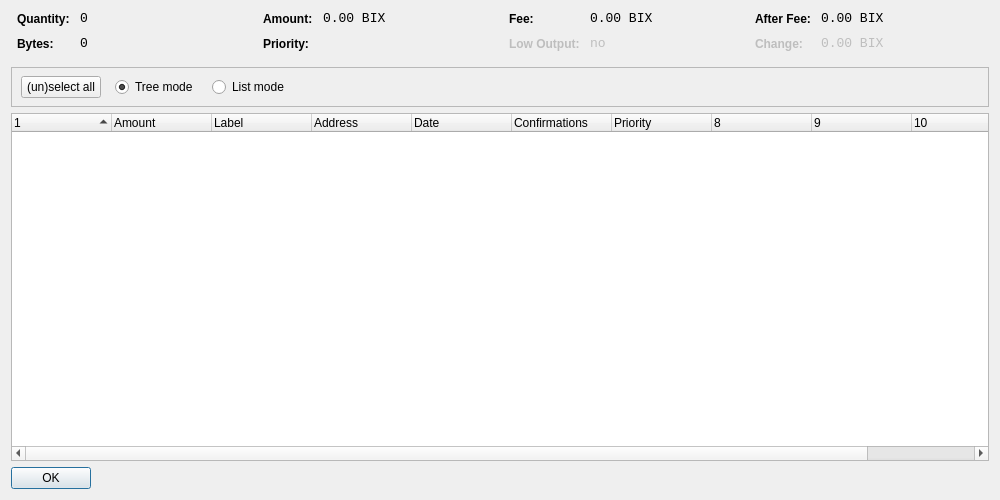
<?xml version="1.0" encoding="UTF-8"?>
<ui version="4.0">
 <class>CoinControlDialog</class>
 <widget class="QDialog" name="CoinControlDialog">
  <property name="geometry">
   <rect>
    <x>0</x>
    <y>0</y>
    <width>1000</width>
    <height>500</height>
   </rect>
  </property>
  <property name="windowTitle">
   <string>Coin Control</string>
  </property>
  <layout class="QVBoxLayout" name="verticalLayout">
   <item>
    <layout class="QHBoxLayout" name="horizontalLayoutTop" stretch="0,0,0,0">
     <property name="topMargin">
      <number>0</number>
     </property>
     <property name="bottomMargin">
      <number>10</number>
     </property>
     <item>
      <layout class="QFormLayout" name="formLayoutCoinControl1">
       <property name="horizontalSpacing">
        <number>10</number>
       </property>
       <property name="verticalSpacing">
        <number>10</number>
       </property>
       <property name="leftMargin">
        <number>6</number>
       </property>
       <property name="rightMargin">
        <number>6</number>
       </property>
       <item row="0" column="0">
        <widget class="QLabel" name="labelCoinControlQuantityText">
         <property name="styleSheet">
          <string notr="true">font-weight:bold;</string>
         </property>
         <property name="text">
          <string>Quantity:</string>
         </property>
        </widget>
       </item>
       <item row="0" column="1">
        <widget class="QLabel" name="labelCoinControlQuantity">
         <property name="font">
          <font>
           <family>Monospace</family>
           <pointsize>10</pointsize>
          </font>
         </property>
         <property name="cursor">
          <cursorShape>IBeamCursor</cursorShape>
         </property>
         <property name="contextMenuPolicy">
          <enum>Qt::ActionsContextMenu</enum>
         </property>
         <property name="text">
          <string notr="true">0</string>
         </property>
         <property name="textInteractionFlags">
          <set>Qt::LinksAccessibleByMouse|Qt::TextSelectableByKeyboard|Qt::TextSelectableByMouse</set>
         </property>
        </widget>
       </item>
       <item row="1" column="0">
        <widget class="QLabel" name="labelCoinControlBytesText">
         <property name="styleSheet">
          <string notr="true">font-weight:bold;</string>
         </property>
         <property name="text">
          <string>Bytes:</string>
         </property>
        </widget>
       </item>
       <item row="1" column="1">
        <widget class="QLabel" name="labelCoinControlBytes">
         <property name="font">
          <font>
           <family>Monospace</family>
           <pointsize>10</pointsize>
          </font>
         </property>
         <property name="cursor">
          <cursorShape>IBeamCursor</cursorShape>
         </property>
         <property name="contextMenuPolicy">
          <enum>Qt::ActionsContextMenu</enum>
         </property>
         <property name="text">
          <string notr="true">0</string>
         </property>
         <property name="textInteractionFlags">
          <set>Qt::LinksAccessibleByMouse|Qt::TextSelectableByKeyboard|Qt::TextSelectableByMouse</set>
         </property>
        </widget>
       </item>
      </layout>
     </item>
     <item>
      <layout class="QFormLayout" name="formLayoutCoinControl2">
       <property name="horizontalSpacing">
        <number>10</number>
       </property>
       <property name="verticalSpacing">
        <number>10</number>
       </property>
       <property name="leftMargin">
        <number>6</number>
       </property>
       <property name="rightMargin">
        <number>6</number>
       </property>
       <item row="0" column="0">
        <widget class="QLabel" name="labelCoinControlAmountText">
         <property name="styleSheet">
          <string notr="true">font-weight:bold;</string>
         </property>
         <property name="text">
          <string>Amount:</string>
         </property>
        </widget>
       </item>
       <item row="0" column="1">
        <widget class="QLabel" name="labelCoinControlAmount">
         <property name="font">
          <font>
           <family>Monospace</family>
           <pointsize>10</pointsize>
          </font>
         </property>
         <property name="cursor">
          <cursorShape>IBeamCursor</cursorShape>
         </property>
         <property name="contextMenuPolicy">
          <enum>Qt::ActionsContextMenu</enum>
         </property>
         <property name="text">
          <string notr="true">0.00 BIX</string>
         </property>
         <property name="textInteractionFlags">
          <set>Qt::LinksAccessibleByMouse|Qt::TextSelectableByKeyboard|Qt::TextSelectableByMouse</set>
         </property>
        </widget>
       </item>
       <item row="1" column="0">
        <widget class="QLabel" name="labelCoinControlPriorityText">
         <property name="styleSheet">
          <string notr="true">font-weight:bold;</string>
         </property>
         <property name="text">
          <string>Priority:</string>
         </property>
        </widget>
       </item>
       <item row="1" column="1">
        <widget class="QLabel" name="labelCoinControlPriority">
         <property name="font">
          <font>
           <family>Monospace</family>
           <pointsize>10</pointsize>
          </font>
         </property>
         <property name="cursor">
          <cursorShape>IBeamCursor</cursorShape>
         </property>
         <property name="contextMenuPolicy">
          <enum>Qt::ActionsContextMenu</enum>
         </property>
         <property name="text">
          <string/>
         </property>
         <property name="textInteractionFlags">
          <set>Qt::LinksAccessibleByMouse|Qt::TextSelectableByKeyboard|Qt::TextSelectableByMouse</set>
         </property>
        </widget>
       </item>
      </layout>
     </item>
     <item>
      <layout class="QFormLayout" name="formLayoutCoinControl3">
       <property name="horizontalSpacing">
        <number>10</number>
       </property>
       <property name="verticalSpacing">
        <number>10</number>
       </property>
       <property name="leftMargin">
        <number>6</number>
       </property>
       <property name="rightMargin">
        <number>6</number>
       </property>
       <item row="0" column="0">
        <widget class="QLabel" name="labelCoinControlFeeText">
         <property name="styleSheet">
          <string notr="true">font-weight:bold;</string>
         </property>
         <property name="text">
          <string>Fee:</string>
         </property>
        </widget>
       </item>
       <item row="0" column="1">
        <widget class="QLabel" name="labelCoinControlFee">
         <property name="font">
          <font>
           <family>Monospace</family>
           <pointsize>10</pointsize>
          </font>
         </property>
         <property name="cursor">
          <cursorShape>IBeamCursor</cursorShape>
         </property>
         <property name="contextMenuPolicy">
          <enum>Qt::ActionsContextMenu</enum>
         </property>
         <property name="text">
          <string notr="true">0.00 BIX</string>
         </property>
         <property name="textInteractionFlags">
          <set>Qt::LinksAccessibleByMouse|Qt::TextSelectableByKeyboard|Qt::TextSelectableByMouse</set>
         </property>
        </widget>
       </item>
       <item row="1" column="0">
        <widget class="QLabel" name="labelCoinControlLowOutputText">
         <property name="enabled">
          <bool>false</bool>
         </property>
         <property name="styleSheet">
          <string notr="true">font-weight:bold;</string>
         </property>
         <property name="text">
          <string>Low Output:</string>
         </property>
        </widget>
       </item>
       <item row="1" column="1">
        <widget class="QLabel" name="labelCoinControlLowOutput">
         <property name="enabled">
          <bool>false</bool>
         </property>
         <property name="font">
          <font>
           <family>Monospace</family>
           <pointsize>10</pointsize>
          </font>
         </property>
         <property name="cursor">
          <cursorShape>IBeamCursor</cursorShape>
         </property>
         <property name="contextMenuPolicy">
          <enum>Qt::ActionsContextMenu</enum>
         </property>
         <property name="text">
          <string notr="true">no</string>
         </property>
         <property name="textInteractionFlags">
          <set>Qt::LinksAccessibleByMouse|Qt::TextSelectableByKeyboard|Qt::TextSelectableByMouse</set>
         </property>
        </widget>
       </item>
      </layout>
     </item>
     <item>
      <layout class="QFormLayout" name="formLayoutCoinControl4">
       <property name="horizontalSpacing">
        <number>10</number>
       </property>
       <property name="verticalSpacing">
        <number>10</number>
       </property>
       <property name="leftMargin">
        <number>6</number>
       </property>
       <property name="rightMargin">
        <number>6</number>
       </property>
       <item row="0" column="0">
        <widget class="QLabel" name="labelCoinControlAfterFeeText">
         <property name="styleSheet">
          <string notr="true">font-weight:bold;</string>
         </property>
         <property name="text">
          <string>After Fee:</string>
         </property>
        </widget>
       </item>
       <item row="0" column="1">
        <widget class="QLabel" name="labelCoinControlAfterFee">
         <property name="font">
          <font>
           <family>Monospace</family>
           <pointsize>10</pointsize>
          </font>
         </property>
         <property name="cursor">
          <cursorShape>IBeamCursor</cursorShape>
         </property>
         <property name="contextMenuPolicy">
          <enum>Qt::ActionsContextMenu</enum>
         </property>
         <property name="text">
          <string notr="true">0.00 BIX</string>
         </property>
         <property name="textInteractionFlags">
          <set>Qt::LinksAccessibleByMouse|Qt::TextSelectableByKeyboard|Qt::TextSelectableByMouse</set>
         </property>
        </widget>
       </item>
       <item row="1" column="0">
        <widget class="QLabel" name="labelCoinControlChangeText">
         <property name="enabled">
          <bool>false</bool>
         </property>
         <property name="styleSheet">
          <string notr="true">font-weight:bold;</string>
         </property>
         <property name="text">
          <string>Change:</string>
         </property>
        </widget>
       </item>
       <item row="1" column="1">
        <widget class="QLabel" name="labelCoinControlChange">
         <property name="enabled">
          <bool>false</bool>
         </property>
         <property name="font">
          <font>
           <family>Monospace</family>
           <pointsize>10</pointsize>
          </font>
         </property>
         <property name="cursor">
          <cursorShape>IBeamCursor</cursorShape>
         </property>
         <property name="contextMenuPolicy">
          <enum>Qt::ActionsContextMenu</enum>
         </property>
         <property name="text">
          <string notr="true">0.00 BIX</string>
         </property>
         <property name="textInteractionFlags">
          <set>Qt::LinksAccessibleByMouse|Qt::TextSelectableByKeyboard|Qt::TextSelectableByMouse</set>
         </property>
        </widget>
       </item>
      </layout>
     </item>
    </layout>
   </item>
   <item>
    <widget class="QFrame" name="frame">
     <property name="minimumSize">
      <size>
       <width>0</width>
       <height>40</height>
      </size>
     </property>
     <property name="frameShape">
      <enum>QFrame::StyledPanel</enum>
     </property>
     <property name="frameShadow">
      <enum>QFrame::Sunken</enum>
     </property>
     <widget class="QWidget" name="horizontalLayoutWidget">
      <property name="geometry">
       <rect>
        <x>10</x>
        <y>0</y>
        <width>781</width>
        <height>41</height>
       </rect>
      </property>
      <layout class="QHBoxLayout" name="horizontalLayoutPanel" stretch="0,0,0,0,0">
       <property name="spacing">
        <number>14</number>
       </property>
       <item>
        <widget class="QPushButton" name="pushButtonSelectAll">
         <property name="sizePolicy">
          <sizepolicy hsizetype="Maximum" vsizetype="Fixed">
           <horstretch>0</horstretch>
           <verstretch>0</verstretch>
          </sizepolicy>
         </property>
         <property name="text">
          <string>(un)select all</string>
         </property>
        </widget>
       </item>
       <item>
        <widget class="QRadioButton" name="radioTreeMode">
         <property name="sizePolicy">
          <sizepolicy hsizetype="Maximum" vsizetype="Fixed">
           <horstretch>0</horstretch>
           <verstretch>0</verstretch>
          </sizepolicy>
         </property>
         <property name="text">
          <string>Tree mode</string>
         </property>
         <property name="checked">
          <bool>true</bool>
         </property>
        </widget>
       </item>
       <item>
        <widget class="QRadioButton" name="radioListMode">
         <property name="sizePolicy">
          <sizepolicy hsizetype="Maximum" vsizetype="Fixed">
           <horstretch>0</horstretch>
           <verstretch>0</verstretch>
          </sizepolicy>
         </property>
         <property name="text">
          <string>List mode</string>
         </property>
        </widget>
       </item>
       <item>
        <spacer name="horizontalSpacer">
         <property name="orientation">
          <enum>Qt::Horizontal</enum>
         </property>
         <property name="sizeHint" stdset="0">
          <size>
           <width>40</width>
           <height>20</height>
          </size>
         </property>
        </spacer>
       </item>
      </layout>
     </widget>
    </widget>
   </item>
   <item>
    <widget class="CoinControlTreeWidget" name="treeWidget">
     <property name="contextMenuPolicy">
      <enum>Qt::CustomContextMenu</enum>
     </property>
     <property name="sortingEnabled">
      <bool>false</bool>
     </property>
     <property name="columnCount">
      <number>11</number>
     </property>
     <attribute name="headerShowSortIndicator" stdset="0">
      <bool>true</bool>
     </attribute>
     <attribute name="headerStretchLastSection">
      <bool>false</bool>
     </attribute>
     <column>
      <property name="text">
       <string/>
      </property>
     </column>
     <column>
      <property name="text">
       <string>Amount</string>
      </property>
     </column>
     <column>
      <property name="text">
       <string>Label</string>
      </property>
     </column>
     <column>
      <property name="text">
       <string>Address</string>
      </property>
     </column>
     <column>
      <property name="text">
       <string>Date</string>
      </property>
     </column>
     <column>
      <property name="text">
       <string>Confirmations</string>
      </property>
      <property name="toolTip">
       <string>Confirmed</string>
      </property>
     </column>
     <column>
      <property name="text">
       <string>Priority</string>
      </property>
     </column>
     <column>
      <property name="text">
       <string/>
      </property>
     </column>
     <column>
      <property name="text">
       <string/>
      </property>
     </column>
     <column>
      <property name="text">
       <string/>
      </property>
     </column>
     <column>
      <property name="text">
       <string/>
      </property>
     </column>
    </widget>
   </item>
   <item>
    <widget class="QDialogButtonBox" name="buttonBox">
     <property name="sizePolicy">
      <sizepolicy hsizetype="Maximum" vsizetype="Fixed">
       <horstretch>0</horstretch>
       <verstretch>0</verstretch>
      </sizepolicy>
     </property>
     <property name="orientation">
      <enum>Qt::Horizontal</enum>
     </property>
     <property name="standardButtons">
      <set>QDialogButtonBox::Ok</set>
     </property>
    </widget>
   </item>
  </layout>
 </widget>
 <customwidgets>
  <customwidget>
   <class>CoinControlTreeWidget</class>
   <extends>QTreeWidget</extends>
   <header>coincontroltreewidget.h</header>
  </customwidget>
 </customwidgets>
 <resources/>
 <connections/>
</ui>
